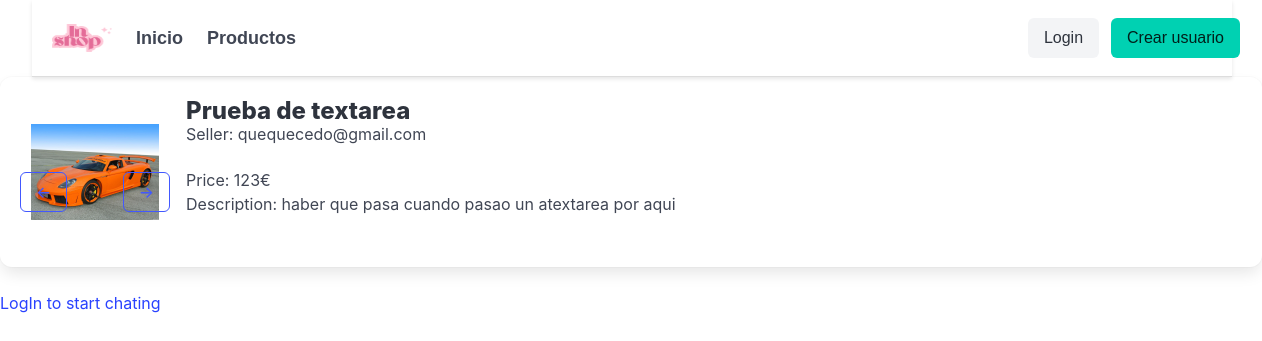
Screenshot of /php/product/product.php?product_id=22 with the database file from the repository.
### tables this page shows
CREATE TABLE `product` (
  `product_id` int(9) NOT NULL,
  `product_name` varchar(30) NOT NULL,
  `price` float NOT NULL DEFAULT 0,
  `user_id` int(11) NOT NULL,
  `photo` text DEFAULT NULL,
  `description` text DEFAULT NULL,
  `city` varchar(30) DEFAULT NULL,
  `user_name` varchar(50) NOT NULL,
  `upload_date` date NOT NULL DEFAULT current_timestamp()
);

CREATE TABLE `user` (
  `user_id` int(9) NOT NULL,
  `username` varchar(30) NOT NULL,
  `name` varchar(30) NOT NULL,
  `surname` varchar(30) NOT NULL,
  `email` varchar(50) NOT NULL,
  `password` varchar(30) NOT NULL,
  `admin` tinyint(1) NOT NULL DEFAULT 0,
  `Register_date` date NOT NULL DEFAULT current_timestamp()
);

### php/product/product.php (the view, shortened to what this page needs)
<?php
include '../navbar.php';
function ft_get_product_info($product_id)
{
    $connexion = ft_create_conexion();
    $sql = "SELECT * FROM product WHERE product_id = ?";
    $stmt = $connexion->prepare($sql);
    $stmt->bind_param("i", $product_id);
    $stmt->execute();
    $result = $stmt->get_result();
    if ($result->num_rows > 0)
    {
        $row = $result->fetch_assoc();
        return $row;
    }
    else
    {
        $connexion->close();
        return FALSE;
    }
}
function ft_get_seller_name($seller_id)
{
    $connexion = ft_create_conexion();
    $sql = "SELECT * FROM user WHERE user_id = ?";
    $stmt = $connexion->prepare($sql);
    $stmt->bind_param("i", $seller_id);
    $stmt->execute();
    $result = $stmt->get_result();
    $row = $result->fetch_assoc();
    return $row['username'];
}
function ft_get_photos($photo_folder)
{
    $photos = [];
    $folder_path = $_SERVER['DOCUMENT_ROOT'] . "/tfg_shop/images/products/" . $photo_folder;
    if (file_exists($folder_path))
    {
        $files = scandir($folder_path);
        foreach ($files as $file)
        {
            if ($file != '.' && $file != '..')
            {
                $photos[] = $file;
            }
        }
    }
    return $photos;
}
function ft_print_photos($row)
{
    $photos = ft_get_photos($row['photo']);
    if (count($photos) > 1)
    {
        echo "<div class='image image-gallery ' id='product-gallery-{$row['product_id']}'>";
        foreach ($photos as $index => $photo)
        {
            $display = $index == 0 ? 'block' : 'none';
            echo "<img class='gallery-image is-512x512' style='display: {$display};' src='/tfg_shop/images/products/{$row['photo']}/{$photo}' width='100px'>";
        }
        echo "<button class='prev button is-link is-outlined' style='position: absolute; top: 50%; left: 0;'><-</button>";
        echo "<button class='next button is-link is-outlined' style='position: absolute; top: 50%; right: 0;'>-></button>";
        echo "</div>";
    }
    else
    {
        echo "<div class='image-gallery' id='product-gallery-{$row['product_id']}'>";
        echo "<img class='gallery-image' src='/tfg_shop/images/products/{$row['photo']}/{$photos[0]}' width='100px'>";
        echo "</div>";
    }
}
function ft_print_product()
{
    $product_id = $_GET['product_id'];
    $product_info = ft_get_product_info($product_id);
    if ($product_info)
    {
        echo "<div class='box'>";
        echo "<div class='media'>";
        echo "<div class='media-left'>";
        ft_print_photos($product_info);
        echo "</div>";
        echo "<div class='media-content'>";
        echo "<p class='title is-4'>" . $product_info['product_name'] . "</p>";
        echo "<p class='subtitle is-6'>Seller: " . ft_get_seller_name($product_info['user_id']) . "</p>";
        echo "<p>Price: " . $product_info['price'] . "€</p>";
        echo "<p>Description: " . $product_info['description'] . "</p>";
        echo "</div>";
        echo "</div>";
        echo "</div>";
    }
    else
    {
        echo "<h1 class='title'>Product not found</h1>";
    }
}
function ft_is_not_my_product($product_id)
{
    $connexion = ft_create_conexion();
    $sql = "SELECT * FROM product WHERE product_id = ?";
    $stmt = $connexion->prepare($sql);
    $stmt->bind_param("i", $product_id);
    $stmt->execute();
    $result = $stmt->get_result();
    if ($result->num_rows > 0)
    {
        if (!isset($_COOKIE['user_id']))
        {
            echo "<a href='/tfg_shop/php/login.php'>LogIn to start chating</a>";
            return TRUE;
        }
    }
    else
    {
        return FALSE;
    }
}
?>
<!DOCTYPE html>
<html lang="en">
<head>
</head>
<body>
    <?php
    ft_print_product();
    ft_is_not_my_product($_GET['product_id']);
    ?>
</body>
</html>

### php/product/product.php (style rules this page uses)
.image-gallery { width: 150px; height: 150px; position: relative; }
.gallery-image { position: absolute; max-width: 85%; max-height: 85%; top: 0; left: 0; right: 0; bottom: 0; margin: auto; }

### rows the page displays
product: photo (picture), product_name "Prueba de textarea", user.username "quequecedo@gmail.com", price "123", description "haber que pasa cuando pasao un atextarea por aqui"
